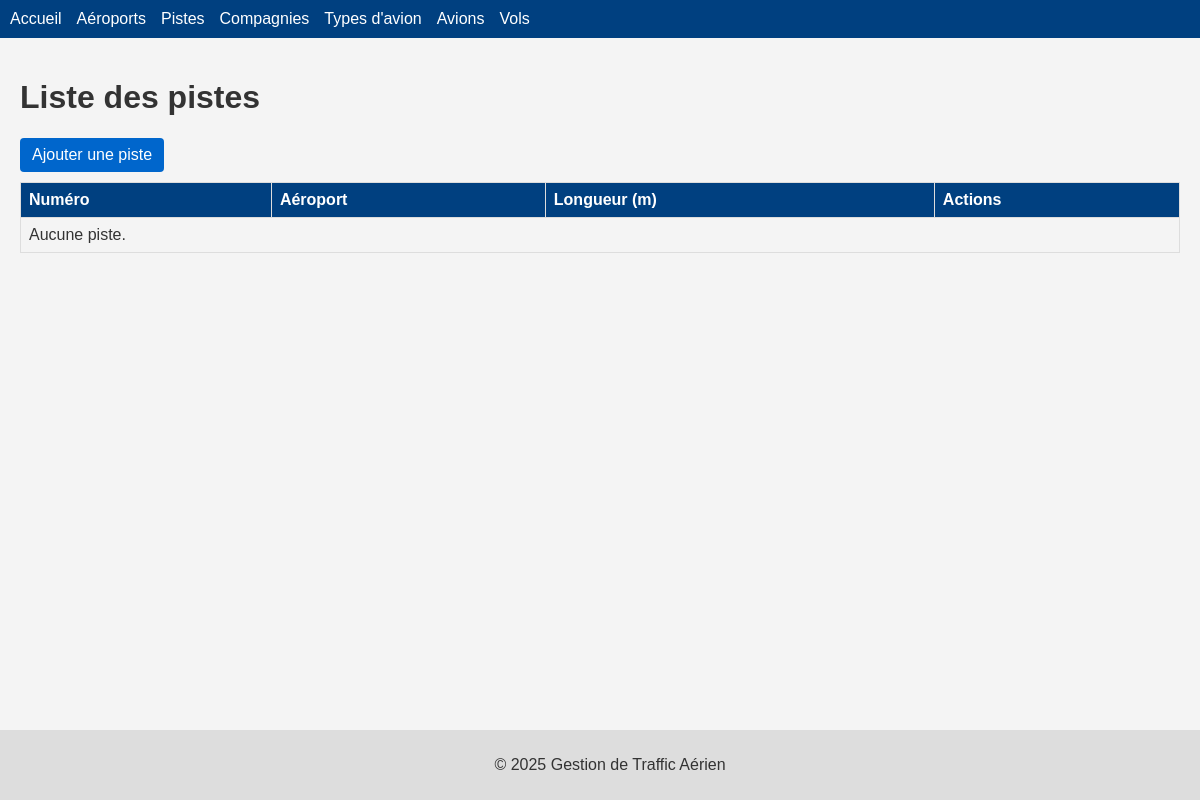
/runways/, run on an earlier commit of the app's database.
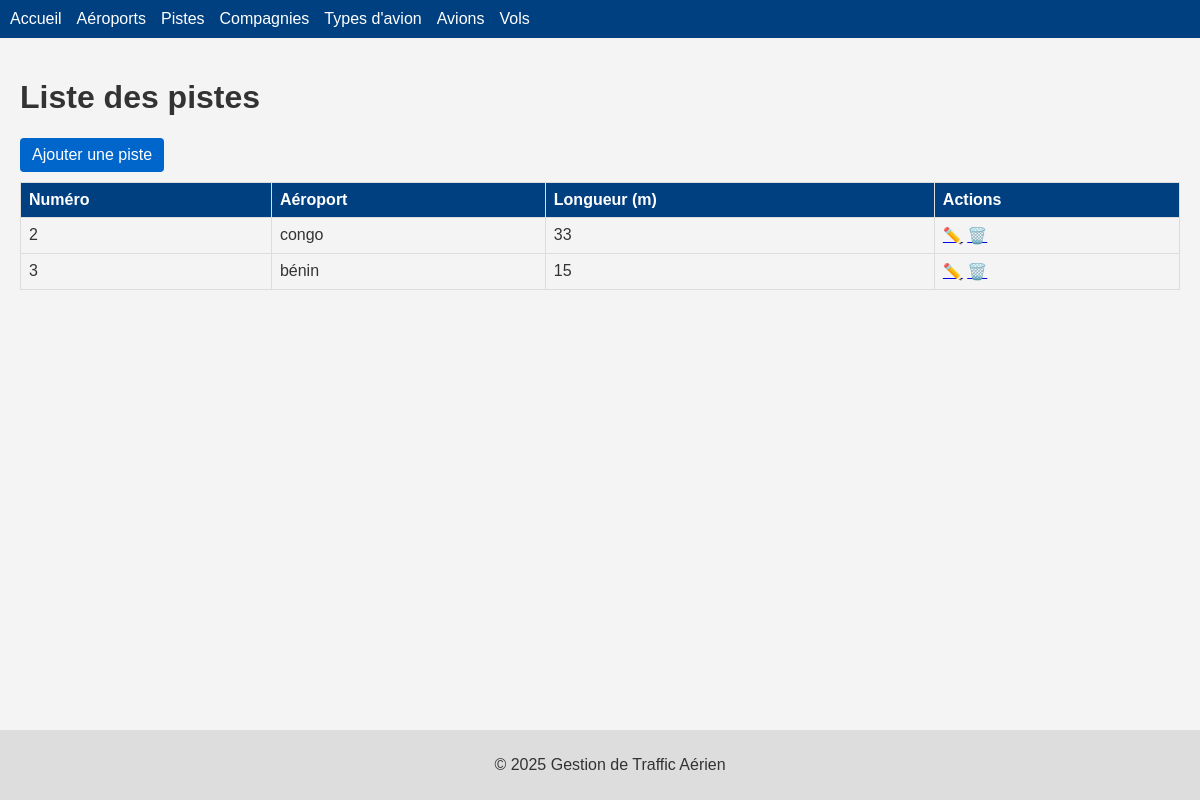
And on a later commit of the database.
### avion/models.py (models this page shows, shortened)
class Pistes(models.Model):
    num = models.IntegerField(blank=False)
    aeroports = models.ForeignKey('Aeroports', on_delete=models.CASCADE)
    longueur = models.IntegerField(blank = False)

class Aeroports(models.Model):
    nom = models.CharField(max_length=100, blank=False)
    pays = models.CharField(max_length=100, blank=False)

### avion/views.py (the view)
# urls.py: path('runways/', views.affichePistes, name='affichePistes'),
def affichePistes(request):
    qs = models.Pistes.objects.all()
    return render(request, "avion/affichePistes.html", {"object_list": qs})

### avion/templates/avion/affichePistes.html (shortened to what this page needs)
{% extends 'base.html' %}
{% block content %}
<h1>Liste des pistes</h1>
<a class="btn" href="{% url 'avion:ajoutPistes' %}">Ajouter une piste</a>
<table>
  <thead>
    <tr><th>Numéro</th><th>Aéroport</th><th>Longueur (m)</th><th>Actions</th></tr>
  </thead>
  <tbody>
    {% for runway in object_list %}
    <tr>
      <td>{{ runway.num }}</td>
      <td>{{ runway.aeroports.nom }}</td>
      <td>{{ runway.longueur }}</td>
      <td>
        <a href="{% url 'avion:updatePistes' runway.pk %}">✏️</a>
        <a href="{% url 'avion:deletePistes' runway.pk %}">🗑️</a>
      </td>
    </tr>
    {% empty %}
    <tr><td colspan="4">Aucune piste.</td></tr>
    {% endfor %}
  </tbody>
</table>
{% endblock %}

### avion/templates/base.html (shortened to what this page needs)
{% load static %}
<!DOCTYPE html>
<html lang="fr">
<head>
  <link rel="stylesheet" href="{% static 'avion/style.css' %}">
</head>
<body>
  <nav class="navbar">
    <ul>
      <li><a href="{% url 'avion:index' %}">Accueil</a></li>
      <li><a href="{% url 'avion:afficheAeroports' %}">Aéroports</a></li>
      <li><a href="{% url 'avion:affichePistes' %}">Pistes</a></li>
      <li><a href="{% url 'avion:afficheCompagnies' %}">Compagnies</a></li>
      <li><a href="{% url 'avion:afficheTypes' %}">Types d'avion</a></li>
      <li><a href="{% url 'avion:afficheAvions' %}">Avions</a></li>
      <li><a href="{% url 'avion:afficheVols' %}">Vols</a></li>
    </ul>
  </nav>
  <main>
    {% block content %}{% endblock %}
  </main>
  <footer>
    <p>&copy; 2025 Gestion de Traffic Aérien</p>
  </footer>
</body>
</html>

### avion/static/avion/style.css (style rules this page uses)
body { font-family: Arial, sans-serif; margin: 0; padding: 0; background: #f4f4f4; color: #333; }
.navbar { background: #004080; padding: 10px; }
.navbar ul { list-style: none; margin: 0; padding: 0; display: flex; }
.navbar li { margin-right: 15px; }
.navbar a { color: #fff; text-decoration: none; }
main { padding: 20px; }
table { width: 100%; border-collapse: collapse; margin-top: 10px; }
th, td { border: 1px solid #ddd; padding: 8px; text-align: left; }
th { background: #004080; color: #fff; }
.btn, button { display: inline-block; padding: 8px 12px; background: #0066cc; color: #fff; text-decoration: none; border: none; border-radius: 4px; cursor: pointer; }
footer { background: #ddd; text-align: center; padding: 10px; position: fixed; bottom: 0; width: 100%; }

What changed in the data, as far as the page shows it:
added Pistes: num "2", aeroports.nom "congo", longueur "33"
added Pistes: num "3", aeroports.nom "bénin", longueur "15"
Also different on the page:
text no longer shown: "Aucune piste."
